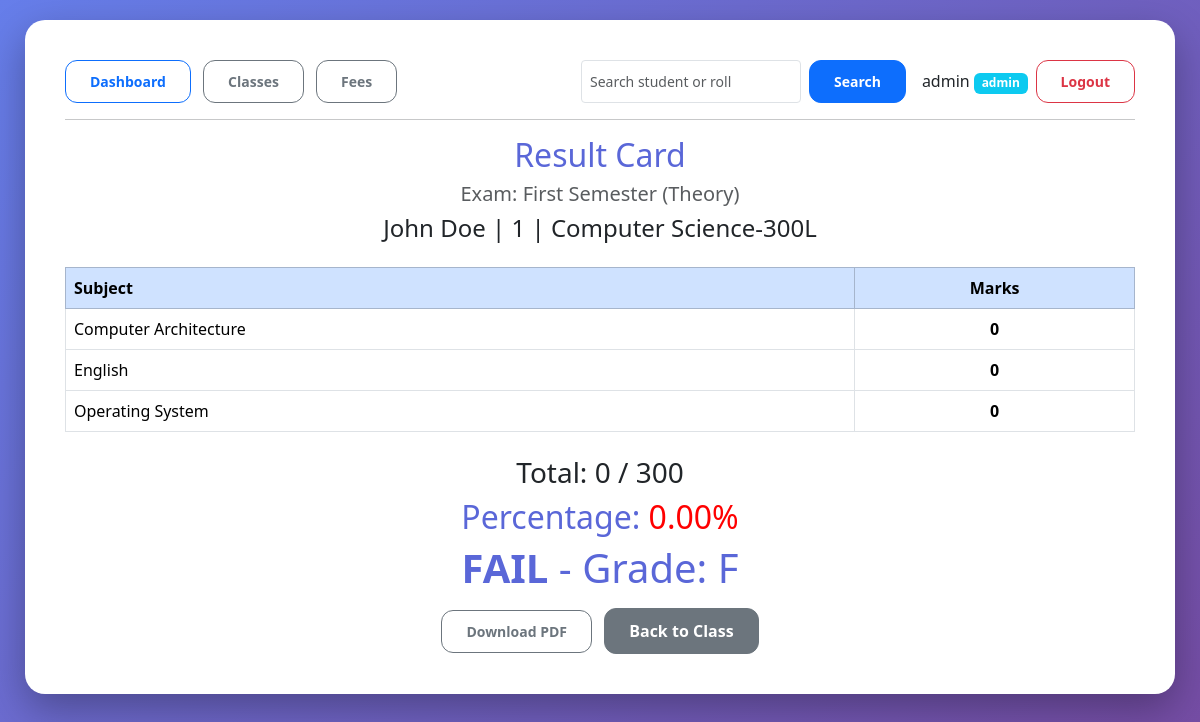
Screenshot of /result/1?exam_id=1 (signed in) with the database file from the repository.
### tables this page shows
CREATE TABLE users (
                id INTEGER PRIMARY KEY AUTOINCREMENT,
                username TEXT UNIQUE NOT NULL,
                password_hash TEXT NOT NULL,
                role TEXT NOT NULL CHECK (role IN ('admin', 'teacher'))
            );

CREATE TABLE subjects (
                id INTEGER PRIMARY KEY AUTOINCREMENT,
                class_id INTEGER NOT NULL,
                subject_name TEXT NOT NULL,
                FOREIGN KEY(class_id) REFERENCES classes(id) ON DELETE CASCADE
            );

### app.py (the view)
@app.route("/result/<int:student_id>")
@login_required
def result(student_id):
    exam_id = request.args.get("exam_id")
    with get_db() as db:
        student = db.execute(
            "SELECT s.id, s.name, s.roll_no, c.class_name, c.section, c.id as class_id "
            "FROM students s JOIN classes c ON s.class_id=c.id "
            "WHERE s.id=?",
            (student_id,),
        ).fetchone()
        if student is None:
            abort(404)
        if exam_id is None:
            ex = db.execute(
                "SELECT id FROM exams WHERE class_id=? ORDER BY id DESC LIMIT 1",
                (student["class_id"],),
            ).fetchone()
            if ex is None:
                flash("No exams for this class.", "danger")
                return redirect(f"/class/{student['class_id']}")
            exam_id = ex["id"]
        else:
            exam_id = int(exam_id)
        exam = db.execute(
            "SELECT * FROM exams WHERE id=? AND class_id=?",
            (exam_id, student["class_id"]),
        ).fetchone()
        if exam is None:
            abort(404)
        results = db.execute(
            """
            SELECT sub.subject_name, COALESCE(m.marks_obtained, 0) as marks
            FROM subjects sub
            LEFT JOIN marks m ON m.subject_id = sub.id AND m.student_id = ? AND m.exam_id = ?
            WHERE sub.class_id = ?
            ORDER BY sub.subject_name
        """,
            (student_id, exam_id, student["class_id"]),
        ).fetchall()
    total = sum(r["marks"] for r in results)
    max_total = len(results) * 100
    percentage = (total / max_total * 100) if max_total else 0.0
    status = "PASS" if percentage >= 33 else "FAIL"
    if percentage >= 90:
        grade = "A+"
    elif percentage >= 80:
        grade = "A"
    elif percentage >= 60:
        grade = "B"
    elif percentage >= 33:
        grade = "C"
    else:
        grade = "F"
    rows = "".join(
        [
            f"<tr><td>{escape(r['subject_name'])}</td>"
            f"<td class='text-center'><b>{r['marks']}</b></td></tr>"
            for r in results
        ]
    )
    content = f"""
    <h2 class="text-center">Result Card</h2>
    <h5 class="text-center text-muted">
        Exam: {escape(exam['name'])} ({escape(exam['exam_type'] or '')})
    </h5>
    <h4 class="text-center">
        {escape(student['name'])} | {escape(student['roll_no'])} |
        {escape(student['class_name'])}-{escape(student['section'])}
    </h4>
    <table class="table table-bordered mt-4">
        <tr class="table-primary"><th>Subject</th><th class="text-center">Marks</th></tr>
        {rows}
    </table>
    <div class="text-center mt-4">
        <h3>Total: {total} / {max_total}</h3>
        <h2>Percentage:
            <span style="color: {'green' if status=='PASS' else 'red'}">
                {percentage:.2f}%
            </span>
        </h2>
        <h1><b>{status}</b> - Grade: {grade}</h1>
    </div>
    <div class="text-center mt-3">
        <a href="/result/{student_id}/pdf?exam_id={exam_id}" class="btn btn-sm btn-outline-secondary me-2">Download PDF</a>
        <a href="/class/{student['class_id']}" class="btn btn-secondary">Back to Class</a>
    </div>
    """
    return render_template("base.html", content=content)

### app.py (called while the page is built)
def get_db():
    conn = sqlite3.connect(DB_NAME, timeout=30, check_same_thread=False)
    conn.row_factory = sqlite3.Row
    conn.execute("PRAGMA journal_mode=WAL;")
    conn.execute("PRAGMA foreign_keys = ON;")
    return conn

@app.before_request
def load_logged_in_user():
    user_id = session.get("user_id")
    if user_id is None:
        g.user = None
    else:
        with get_db() as db:
            g.user = db.execute(
                "SELECT id, username, role FROM users WHERE id=?",
                (user_id,),
            ).fetchone()

def login_required(view):
    @wraps(view)
    def wrapped_view(**kwargs):
        if g.user is None:
            flash("Login required.", "danger")
            return redirect("/login")
        return view(**kwargs)
    return wrapped_view

### templates/base.html (shortened to what this page needs)
<!DOCTYPE html>
<html>
<head>
    <link href="https://cdn.jsdelivr.net/npm/bootstrap@5.3.3/dist/css/bootstrap.min.css" rel="stylesheet">
    <link rel="stylesheet" href="{{ url_for('static', filename='css/styles.css') }}">
</head>
<body>
<div class="box">
    <div class="d-flex justify-content-between align-items-center mb-3">
        <div>
            <a href="/" class="btn btn-outline-primary btn-sm me-2">Dashboard</a>
            <a href="/classes" class="btn btn-outline-secondary btn-sm me-2">Classes</a>
            <a href="/fees" class="btn btn-outline-secondary btn-sm me-2">Fees</a>
        </div>
        <div class="d-flex align-items-center">
            <form class="d-flex me-3" method="get" action="/search">
                <input name="q" class="form-control form-control-sm me-2" placeholder="Search student or roll" required>
                <button class="btn btn-sm btn-primary">Search</button>
            </form>
            {% if g.user %}
                <span class="me-2">
                    {{ g.user['username'] }}
                    <span class="badge bg-info role-badge">{{ g.user['role'] }}</span>
                </span>
                <a href="/logout" class="btn btn-sm btn-outline-danger">Logout</a>
            {% else %}
                <a href="/login" class="btn btn-sm btn-outline-success">Login</a>
            {% endif %}
        </div>
    </div>
    <hr>
    {{ content|safe }}
</div>
</body>
</html>

### static/css/styles.css (style rules this page uses)
body { background: linear-gradient(135deg, #667eea, #764ba2); min-height: 100vh; padding: 20px; }
.box { background: white; border-radius: 20px; padding: 40px; max-width: 1150px; margin: auto; box-shadow: 0 15px 40px rgba(0,0,0,0.3); }
.btn { padding: 10px 24px; border-radius: 12px; font-weight: bold; }
h1,h2 { color: #5a67d8; }
.role-badge { font-size: 0.75rem; }

### rows the page displays
users: user.username "admin", user.role "admin"
subjects: subject_name "Result Card Exam: First Semester (Theory) John Doe | 1 | Computer Science-300L Subject Marks Computer Architecture 0 English 0 Operating System 0 Total: 0 / 300 Percentage: 0.00% FAIL - Grade: F Download PDF Back to Class"
